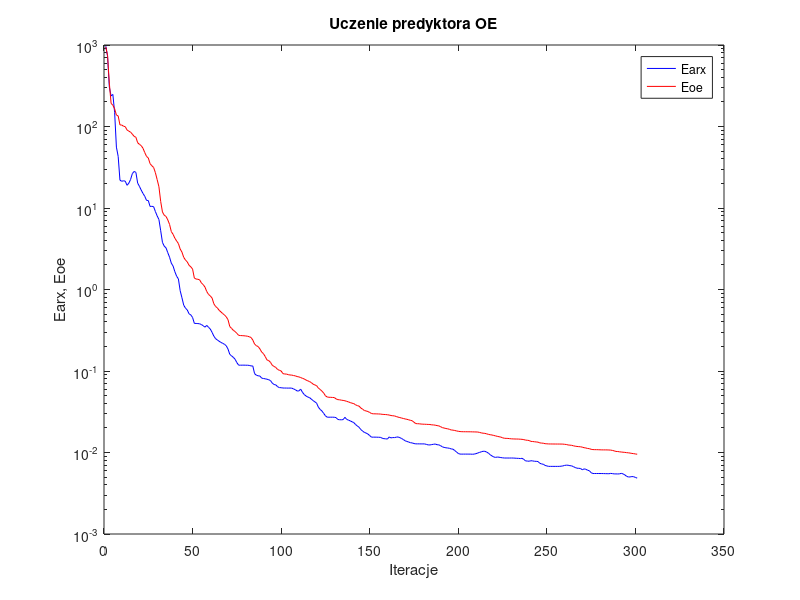
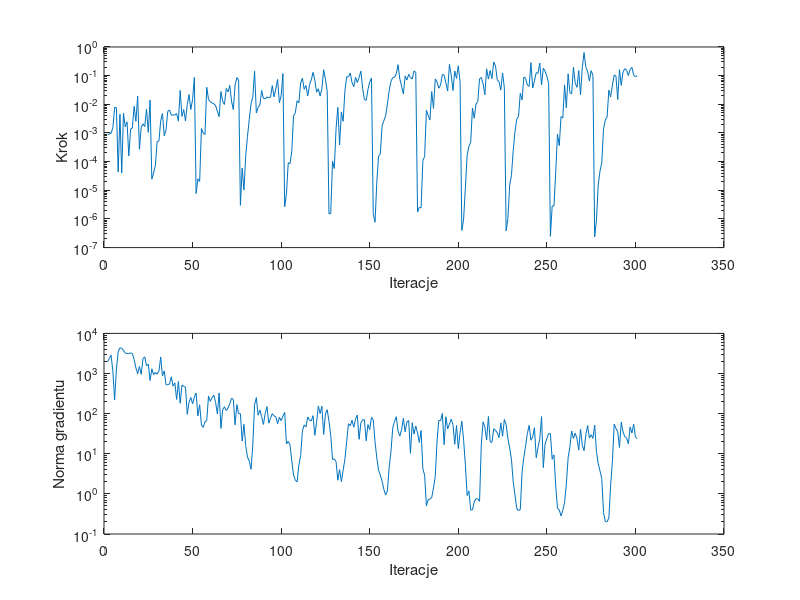

The MATLAB source for these figures, in order:
%uczenie predyktora oe
clear all;
n=0; farx(n+1)=9.663136e+002; foe(n+1)=9.489643e+002; wspucz(n+1)=0.000000e+000; ng(n+1)=0.000000e+000;
%odnowa zmiennej metryki
n=1; farx(n+1)=7.318842e+002; foe(n+1)=7.477537e+002; krok(n+1)=8.940659e-004; ng(n+1)=1.944237e+003;
n=2; farx(n+1)=3.055844e+002; foe(n+1)=3.417595e+002; krok(n+1)=9.053002e-004; ng(n+1)=2.384863e+003;
n=3; farx(n+1)=2.372620e+002; foe(n+1)=1.924048e+002; krok(n+1)=9.855289e-004; ng(n+1)=2.842798e+003;
n=4; farx(n+1)=2.476542e+002; foe(n+1)=1.822969e+002; krok(n+1)=1.511553e-003; ng(n+1)=1.135988e+003;
n=5; farx(n+1)=1.489569e+002; foe(n+1)=1.649266e+002; krok(n+1)=7.830117e-003; ng(n+1)=2.199318e+002;
n=6; farx(n+1)=5.584495e+001; foe(n+1)=1.382230e+002; krok(n+1)=7.609550e-003; ng(n+1)=1.275303e+003;
n=7; farx(n+1)=4.294847e+001; foe(n+1)=1.348343e+002; krok(n+1)=4.341873e-005; ng(n+1)=3.489617e+003;
n=8; farx(n+1)=2.196798e+001; foe(n+1)=1.047090e+002; krok(n+1)=4.520892e-003; ng(n+1)=4.377348e+003;
n=9; farx(n+1)=2.127172e+001; foe(n+1)=1.042382e+002; krok(n+1)=4.013634e-005; ng(n+1)=4.248205e+003;
n=10; farx(n+1)=2.160132e+001; foe(n+1)=1.008903e+002; krok(n+1)=4.851992e-003; ng(n+1)=3.730947e+003;
n=11; farx(n+1)=2.134295e+001; foe(n+1)=9.945127e+001; krok(n+1)=1.635770e-003; ng(n+1)=3.238416e+003;
n=12; farx(n+1)=1.898780e+001; foe(n+1)=9.074435e+001; krok(n+1)=2.437335e-003; ng(n+1)=3.143908e+003;
n=13; farx(n+1)=2.015134e+001; foe(n+1)=8.766651e+001; krok(n+1)=1.582138e-004; ng(n+1)=3.143023e+003;
n=14; farx(n+1)=2.238825e+001; foe(n+1)=8.528994e+001; krok(n+1)=1.353531e-003; ng(n+1)=3.273917e+003;
n=15; farx(n+1)=2.642546e+001; foe(n+1)=8.056414e+001; krok(n+1)=1.499941e-003; ng(n+1)=3.155987e+003;
n=16; farx(n+1)=2.809516e+001; foe(n+1)=7.564758e+001; krok(n+1)=8.516524e-003; ng(n+1)=2.245217e+003;
n=17; farx(n+1)=2.734602e+001; foe(n+1)=7.382381e+001; krok(n+1)=2.548617e-003; ng(n+1)=1.388005e+003;
n=18; farx(n+1)=2.020516e+001; foe(n+1)=6.319574e+001; krok(n+1)=1.911063e-002; ng(n+1)=9.879608e+002;
n=19; farx(n+1)=1.842839e+001; foe(n+1)=6.042422e+001; krok(n+1)=2.695564e-004; ng(n+1)=1.493615e+003;
n=20; farx(n+1)=1.660141e+001; foe(n+1)=5.825685e+001; krok(n+1)=1.587460e-003; ng(n+1)=9.525957e+002;
n=21; farx(n+1)=1.509072e+001; foe(n+1)=5.408901e+001; krok(n+1)=2.090079e-003; ng(n+1)=2.376924e+003;
n=22; farx(n+1)=1.393003e+001; foe(n+1)=4.792386e+001; krok(n+1)=1.670300e-003; ng(n+1)=2.593330e+003;
n=23; farx(n+1)=1.240726e+001; foe(n+1)=4.296918e+001; krok(n+1)=6.802533e-003; ng(n+1)=1.550399e+003;
n=24; farx(n+1)=1.234700e+001; foe(n+1)=4.114786e+001; krok(n+1)=1.043848e-003; ng(n+1)=1.711932e+003;
n=25; farx(n+1)=1.044365e+001; foe(n+1)=3.500174e+001; krok(n+1)=1.402366e-002; ng(n+1)=6.663058e+002;
%odnowa zmiennej metryki
n=26; farx(n+1)=1.049091e+001; foe(n+1)=3.301540e+001; krok(n+1)=2.443486e-005; ng(n+1)=1.309556e+003;
n=27; farx(n+1)=1.038784e+001; foe(n+1)=3.146990e+001; krok(n+1)=4.037383e-005; ng(n+1)=9.331585e+002;
n=28; farx(n+1)=9.059034e+000; foe(n+1)=2.715070e+001; krok(n+1)=7.447980e-005; ng(n+1)=1.065499e+003;
n=29; farx(n+1)=8.010167e+000; foe(n+1)=2.233937e+001; krok(n+1)=5.018139e-004; ng(n+1)=9.687425e+002;
n=30; farx(n+1)=7.224654e+000; foe(n+1)=1.824589e+001; krok(n+1)=5.188110e-004; ng(n+1)=1.142238e+003;
n=31; farx(n+1)=5.264710e+000; foe(n+1)=1.202231e+001; krok(n+1)=2.634602e-003; ng(n+1)=2.578833e+003;
n=32; farx(n+1)=3.782159e+000; foe(n+1)=8.936993e+000; krok(n+1)=4.766707e-003; ng(n+1)=8.716391e+002;
n=33; farx(n+1)=3.403504e+000; foe(n+1)=8.146985e+000; krok(n+1)=7.988163e-004; ng(n+1)=1.159587e+003;
n=34; farx(n+1)=3.245739e+000; foe(n+1)=7.888505e+000; krok(n+1)=1.255187e-003; ng(n+1)=5.251461e+002;
n=35; farx(n+1)=2.831717e+000; foe(n+1)=7.152077e+000; krok(n+1)=5.711090e-003; ng(n+1)=5.281985e+002;
n=36; farx(n+1)=2.492564e+000; foe(n+1)=6.299112e+000; krok(n+1)=6.353015e-003; ng(n+1)=5.454537e+002;
n=37; farx(n+1)=2.104919e+000; foe(n+1)=5.130241e+000; krok(n+1)=4.153710e-003; ng(n+1)=8.274838e+002;
n=38; farx(n+1)=1.938122e+000; foe(n+1)=4.753013e+000; krok(n+1)=4.258262e-003; ng(n+1)=4.844352e+002;
n=39; farx(n+1)=1.653483e+000; foe(n+1)=4.259544e+000; krok(n+1)=4.221448e-003; ng(n+1)=5.840362e+002;
n=40; farx(n+1)=1.456066e+000; foe(n+1)=3.938661e+000; krok(n+1)=4.761479e-003; ng(n+1)=2.257088e+002;
n=41; farx(n+1)=1.346225e+000; foe(n+1)=3.662554e+000; krok(n+1)=2.583925e-003; ng(n+1)=6.360727e+002;
n=42; farx(n+1)=9.662632e-001; foe(n+1)=3.139643e+000; krok(n+1)=3.054889e-002; ng(n+1)=1.814830e+002;
n=43; farx(n+1)=7.919088e-001; foe(n+1)=2.874705e+000; krok(n+1)=3.796286e-003; ng(n+1)=5.169757e+002;
n=44; farx(n+1)=6.426526e-001; foe(n+1)=2.481664e+000; krok(n+1)=6.555717e-003; ng(n+1)=4.763089e+002;
n=45; farx(n+1)=5.899230e-001; foe(n+1)=2.296008e+000; krok(n+1)=2.620821e-003; ng(n+1)=4.616015e+002;
n=46; farx(n+1)=5.613982e-001; foe(n+1)=2.181330e+000; krok(n+1)=9.683632e-003; ng(n+1)=9.611884e+001;
n=47; farx(n+1)=5.038212e-001; foe(n+1)=1.981196e+000; krok(n+1)=2.191235e-002; ng(n+1)=1.926912e+002;
n=48; farx(n+1)=4.878402e-001; foe(n+1)=1.898397e+000; krok(n+1)=6.607631e-003; ng(n+1)=2.526101e+002;
n=49; farx(n+1)=4.537621e-001; foe(n+1)=1.782258e+000; krok(n+1)=1.450364e-002; ng(n+1)=1.752627e+002;
n=50; farx(n+1)=3.841845e-001; foe(n+1)=1.381277e+000; krok(n+1)=8.662598e-002; ng(n+1)=2.572311e+002;
%odnowa zmiennej metryki
n=51; farx(n+1)=3.832438e-001; foe(n+1)=1.343676e+000; krok(n+1)=7.692286e-006; ng(n+1)=3.266400e+002;
n=52; farx(n+1)=3.819592e-001; foe(n+1)=1.335025e+000; krok(n+1)=2.509886e-005; ng(n+1)=8.723045e+001;
n=53; farx(n+1)=3.793987e-001; foe(n+1)=1.314189e+000; krok(n+1)=2.026093e-005; ng(n+1)=1.659037e+002;
n=54; farx(n+1)=3.715494e-001; foe(n+1)=1.201400e+000; krok(n+1)=1.427772e-003; ng(n+1)=5.217124e+001;
n=55; farx(n+1)=3.592014e-001; foe(n+1)=1.148763e+000; krok(n+1)=9.975011e-004; ng(n+1)=4.561365e+001;
n=56; farx(n+1)=3.449408e-001; foe(n+1)=1.069366e+000; krok(n+1)=8.790130e-004; ng(n+1)=6.258484e+001;
n=57; farx(n+1)=3.627290e-001; foe(n+1)=9.445874e-001; krok(n+1)=3.933136e-002; ng(n+1)=6.698834e+001;
n=58; farx(n+1)=3.440835e-001; foe(n+1)=8.710656e-001; krok(n+1)=1.479563e-002; ng(n+1)=2.740896e+002;
n=59; farx(n+1)=3.272902e-001; foe(n+1)=8.339608e-001; krok(n+1)=1.226153e-002; ng(n+1)=2.019856e+002;
n=60; farx(n+1)=2.981182e-001; foe(n+1)=7.871530e-001; krok(n+1)=1.109636e-002; ng(n+1)=2.514670e+002;
n=61; farx(n+1)=2.681036e-001; foe(n+1)=6.686142e-001; krok(n+1)=1.053841e-002; ng(n+1)=2.872537e+002;
n=62; farx(n+1)=2.492002e-001; foe(n+1)=6.188454e-001; krok(n+1)=8.839546e-003; ng(n+1)=1.890676e+002;
n=63; farx(n+1)=2.402824e-001; foe(n+1)=5.946252e-001; krok(n+1)=5.767896e-003; ng(n+1)=9.816058e+001;
n=64; farx(n+1)=2.315826e-001; foe(n+1)=5.552210e-001; krok(n+1)=3.704626e-003; ng(n+1)=3.280361e+002;
n=65; farx(n+1)=2.243452e-001; foe(n+1)=5.310740e-001; krok(n+1)=2.779047e-002; ng(n+1)=4.285808e+001;
n=66; farx(n+1)=2.185578e-001; foe(n+1)=5.069824e-001; krok(n+1)=1.281894e-002; ng(n+1)=1.252194e+002;
n=67; farx(n+1)=2.128148e-001; foe(n+1)=4.871980e-001; krok(n+1)=9.907442e-003; ng(n+1)=1.488257e+002;
n=68; farx(n+1)=2.040581e-001; foe(n+1)=4.620559e-001; krok(n+1)=3.559767e-002; ng(n+1)=1.192148e+002;
n=69; farx(n+1)=1.859344e-001; foe(n+1)=4.262216e-001; krok(n+1)=2.693892e-002; ng(n+1)=1.379012e+002;
n=70; farx(n+1)=1.601664e-001; foe(n+1)=3.510235e-001; krok(n+1)=4.568872e-002; ng(n+1)=1.776300e+002;
n=71; farx(n+1)=1.534156e-001; foe(n+1)=3.339245e-001; krok(n+1)=1.299379e-002; ng(n+1)=2.430839e+002;
n=72; farx(n+1)=1.471658e-001; foe(n+1)=3.155473e-001; krok(n+1)=6.528768e-003; ng(n+1)=2.260053e+002;
n=73; farx(n+1)=1.393028e-001; foe(n+1)=3.053174e-001; krok(n+1)=4.686838e-002; ng(n+1)=5.263813e+001;
n=74; farx(n+1)=1.267180e-001; foe(n+1)=2.894072e-001; krok(n+1)=8.569436e-002; ng(n+1)=1.675298e+002;
n=75; farx(n+1)=1.179224e-001; foe(n+1)=2.739797e-001; krok(n+1)=7.000904e-002; ng(n+1)=9.918488e+001;
%odnowa zmiennej metryki
n=76; farx(n+1)=1.178804e-001; foe(n+1)=2.723907e-001; krok(n+1)=2.969678e-006; ng(n+1)=9.949613e+001;
n=77; farx(n+1)=1.179185e-001; foe(n+1)=2.716583e-001; krok(n+1)=5.936129e-005; ng(n+1)=2.075191e+001;
n=78; farx(n+1)=1.180252e-001; foe(n+1)=2.705548e-001; krok(n+1)=1.015759e-005; ng(n+1)=5.424397e+001;
n=79; farx(n+1)=1.177062e-001; foe(n+1)=2.691367e-001; krok(n+1)=1.592395e-004; ng(n+1)=1.600090e+001;
n=80; farx(n+1)=1.177720e-001; foe(n+1)=2.671474e-001; krok(n+1)=7.663457e-004; ng(n+1)=8.199232e+000;
n=81; farx(n+1)=1.170543e-001; foe(n+1)=2.632192e-001; krok(n+1)=2.972972e-003; ng(n+1)=6.556782e+000;
n=82; farx(n+1)=1.154335e-001; foe(n+1)=2.579245e-001; krok(n+1)=1.053841e-002; ng(n+1)=4.105007e+000;
n=83; farx(n+1)=1.152752e-001; foe(n+1)=2.397183e-001; krok(n+1)=1.763378e-002; ng(n+1)=1.639968e+001;
n=84; farx(n+1)=9.286403e-002; foe(n+1)=2.140438e-001; krok(n+1)=1.434696e-001; ng(n+1)=1.673553e+002;
n=85; farx(n+1)=8.886442e-002; foe(n+1)=2.045881e-001; krok(n+1)=4.964322e-003; ng(n+1)=2.506943e+002;
n=86; farx(n+1)=8.731041e-002; foe(n+1)=1.995456e-001; krok(n+1)=7.801084e-003; ng(n+1)=9.140068e+001;
n=87; farx(n+1)=8.677872e-002; foe(n+1)=1.869288e-001; krok(n+1)=9.505482e-003; ng(n+1)=1.231602e+002;
n=88; farx(n+1)=8.181358e-002; foe(n+1)=1.709317e-001; krok(n+1)=3.072094e-002; ng(n+1)=8.351053e+001;
n=89; farx(n+1)=8.091489e-002; foe(n+1)=1.633394e-001; krok(n+1)=1.600678e-002; ng(n+1)=5.396941e+001;
n=90; farx(n+1)=8.023780e-002; foe(n+1)=1.505974e-001; krok(n+1)=1.571994e-002; ng(n+1)=1.011598e+002;
n=91; farx(n+1)=7.929123e-002; foe(n+1)=1.367278e-001; krok(n+1)=1.797739e-002; ng(n+1)=1.499459e+002;
n=92; farx(n+1)=7.812329e-002; foe(n+1)=1.341647e-001; krok(n+1)=1.683161e-002; ng(n+1)=5.780343e+001;
n=93; farx(n+1)=7.623956e-002; foe(n+1)=1.276124e-001; krok(n+1)=1.771116e-002; ng(n+1)=7.717601e+001;
n=94; farx(n+1)=7.094881e-002; foe(n+1)=1.174122e-001; krok(n+1)=4.486711e-002; ng(n+1)=9.968539e+001;
n=95; farx(n+1)=6.827563e-002; foe(n+1)=1.138592e-001; krok(n+1)=1.820180e-002; ng(n+1)=8.785280e+001;
n=96; farx(n+1)=6.752745e-002; foe(n+1)=1.104382e-001; krok(n+1)=3.467713e-002; ng(n+1)=8.357031e+001;
n=97; farx(n+1)=6.418257e-002; foe(n+1)=1.044467e-001; krok(n+1)=7.384818e-002; ng(n+1)=5.614594e+001;
n=98; farx(n+1)=6.254022e-002; foe(n+1)=1.020359e-001; krok(n+1)=1.142218e-002; ng(n+1)=8.075512e+001;
n=99; farx(n+1)=6.238707e-002; foe(n+1)=1.000968e-001; krok(n+1)=2.001452e-002; ng(n+1)=6.698142e+001;
n=100; farx(n+1)=6.185065e-002; foe(n+1)=9.289535e-002; krok(n+1)=1.181740e-001; ng(n+1)=8.667681e+001;
%odnowa zmiennej metryki
n=101; farx(n+1)=6.180633e-002; foe(n+1)=9.183768e-002; krok(n+1)=2.651164e-006; ng(n+1)=1.075170e+002;
n=102; farx(n+1)=6.178487e-002; foe(n+1)=9.173578e-002; krok(n+1)=7.471755e-006; ng(n+1)=1.755342e+001;
n=103; farx(n+1)=6.165851e-002; foe(n+1)=9.014131e-002; krok(n+1)=9.108681e-005; ng(n+1)=2.039606e+001;
n=104; farx(n+1)=6.177028e-002; foe(n+1)=8.935852e-002; krok(n+1)=8.528034e-005; ng(n+1)=1.662575e+001;
n=105; farx(n+1)=6.164365e-002; foe(n+1)=8.907842e-002; krok(n+1)=2.263251e-004; ng(n+1)=6.623002e+000;
n=106; farx(n+1)=6.022697e-002; foe(n+1)=8.795122e-002; krok(n+1)=4.014511e-003; ng(n+1)=2.951278e+000;
n=107; farx(n+1)=5.899990e-002; foe(n+1)=8.716906e-002; krok(n+1)=5.038654e-003; ng(n+1)=2.217392e+000;
n=108; farx(n+1)=5.686058e-002; foe(n+1)=8.553898e-002; krok(n+1)=1.333747e-002; ng(n+1)=1.985832e+000;
n=109; farx(n+1)=5.692036e-002; foe(n+1)=8.466555e-002; krok(n+1)=1.121665e-002; ng(n+1)=5.263279e+000;
n=110; farx(n+1)=5.999457e-002; foe(n+1)=8.316872e-002; krok(n+1)=5.514490e-002; ng(n+1)=8.992431e+000;
n=111; farx(n+1)=5.496460e-002; foe(n+1)=8.135737e-002; krok(n+1)=8.172294e-002; ng(n+1)=3.687332e+001;
n=112; farx(n+1)=5.148762e-002; foe(n+1)=7.996924e-002; krok(n+1)=3.368398e-002; ng(n+1)=5.241971e+001;
n=113; farx(n+1)=4.943296e-002; foe(n+1)=7.753615e-002; krok(n+1)=4.508009e-002; ng(n+1)=4.664734e+001;
n=114; farx(n+1)=4.791582e-002; foe(n+1)=7.582631e-002; krok(n+1)=1.945154e-002; ng(n+1)=8.234969e+001;
n=115; farx(n+1)=4.720858e-002; foe(n+1)=7.427036e-002; krok(n+1)=4.799811e-002; ng(n+1)=6.961769e+001;
n=116; farx(n+1)=4.526635e-002; foe(n+1)=7.215169e-002; krok(n+1)=7.071636e-002; ng(n+1)=6.559687e+001;
n=117; farx(n+1)=4.338839e-002; foe(n+1)=6.905200e-002; krok(n+1)=1.300904e-001; ng(n+1)=8.909427e+001;
n=118; farx(n+1)=4.189398e-002; foe(n+1)=6.745481e-002; krok(n+1)=7.000904e-002; ng(n+1)=2.887998e+001;
n=119; farx(n+1)=4.038937e-002; foe(n+1)=6.619923e-002; krok(n+1)=2.633285e-002; ng(n+1)=6.051681e+001;
n=120; farx(n+1)=3.604724e-002; foe(n+1)=6.173887e-002; krok(n+1)=3.500452e-002; ng(n+1)=1.552219e+002;
n=121; farx(n+1)=3.377978e-002; foe(n+1)=5.943533e-002; krok(n+1)=1.931884e-002; ng(n+1)=1.005875e+002;
n=122; farx(n+1)=3.234165e-002; foe(n+1)=5.665328e-002; krok(n+1)=3.500452e-002; ng(n+1)=1.529112e+002;
n=123; farx(n+1)=3.022183e-002; foe(n+1)=5.373126e-002; krok(n+1)=1.600146e-001; ng(n+1)=3.040649e+001;
n=124; farx(n+1)=2.819965e-002; foe(n+1)=4.964337e-002; krok(n+1)=7.542765e-002; ng(n+1)=9.779455e+001;
n=125; farx(n+1)=2.711274e-002; foe(n+1)=4.796410e-002; krok(n+1)=2.928765e-002; ng(n+1)=1.253478e+002;
%odnowa zmiennej metryki
n=126; farx(n+1)=2.711587e-002; foe(n+1)=4.759173e-002; krok(n+1)=1.493024e-006; ng(n+1)=6.403727e+001;
n=127; farx(n+1)=2.712238e-002; foe(n+1)=4.754580e-002; krok(n+1)=1.532532e-006; ng(n+1)=2.892549e+001;
n=128; farx(n+1)=2.712688e-002; foe(n+1)=4.735670e-002; krok(n+1)=1.054119e-004; ng(n+1)=7.206948e+000;
n=129; farx(n+1)=2.707774e-002; foe(n+1)=4.725282e-002; krok(n+1)=5.770216e-005; ng(n+1)=7.389447e+000;
n=130; farx(n+1)=2.677877e-002; foe(n+1)=4.551689e-002; krok(n+1)=1.411868e-003; ng(n+1)=6.361366e+000;
n=131; farx(n+1)=2.543495e-002; foe(n+1)=4.452723e-002; krok(n+1)=7.809264e-003; ng(n+1)=2.188605e+000;
n=132; farx(n+1)=2.523973e-002; foe(n+1)=4.434513e-002; krok(n+1)=3.831728e-004; ng(n+1)=4.026629e+000;
n=133; farx(n+1)=2.519203e-002; foe(n+1)=4.385247e-002; krok(n+1)=5.414124e-003; ng(n+1)=2.030267e+000;
n=134; farx(n+1)=2.532312e-002; foe(n+1)=4.355363e-002; krok(n+1)=2.553842e-003; ng(n+1)=3.866965e+000;
n=135; farx(n+1)=2.703016e-002; foe(n+1)=4.312795e-002; krok(n+1)=2.936823e-002; ng(n+1)=7.365775e+000;
n=136; farx(n+1)=2.549566e-002; foe(n+1)=4.243404e-002; krok(n+1)=9.089589e-002; ng(n+1)=2.025587e+001;
n=137; farx(n+1)=2.496384e-002; foe(n+1)=4.179216e-002; krok(n+1)=9.118713e-002; ng(n+1)=5.590544e+001;
n=138; farx(n+1)=2.444745e-002; foe(n+1)=4.097498e-002; krok(n+1)=1.238254e-001; ng(n+1)=4.983711e+001;
n=139; farx(n+1)=2.383180e-002; foe(n+1)=4.028908e-002; krok(n+1)=5.793922e-002; ng(n+1)=6.825448e+001;
n=140; farx(n+1)=2.329576e-002; foe(n+1)=3.981796e-002; krok(n+1)=4.109961e-002; ng(n+1)=4.602081e+001;
n=141; farx(n+1)=2.206706e-002; foe(n+1)=3.846328e-002; krok(n+1)=8.693674e-002; ng(n+1)=7.264314e+001;
n=142; farx(n+1)=2.117135e-002; foe(n+1)=3.765199e-002; krok(n+1)=5.753289e-002; ng(n+1)=9.222620e+001;
n=143; farx(n+1)=2.039210e-002; foe(n+1)=3.703371e-002; krok(n+1)=8.589342e-002; ng(n+1)=2.288843e+001;
n=144; farx(n+1)=1.909464e-002; foe(n+1)=3.511048e-002; krok(n+1)=1.431710e-001; ng(n+1)=5.897970e+001;
n=145; farx(n+1)=1.832011e-002; foe(n+1)=3.401817e-002; krok(n+1)=3.579522e-002; ng(n+1)=7.051510e+001;
n=146; farx(n+1)=1.762577e-002; foe(n+1)=3.270100e-002; krok(n+1)=1.464382e-002; ng(n+1)=7.027957e+001;
n=147; farx(n+1)=1.731471e-002; foe(n+1)=3.235392e-002; krok(n+1)=1.376894e-002; ng(n+1)=2.109781e+001;
n=148; farx(n+1)=1.681581e-002; foe(n+1)=3.178943e-002; krok(n+1)=3.269900e-002; ng(n+1)=5.338084e+001;
n=149; farx(n+1)=1.613016e-002; foe(n+1)=3.100389e-002; krok(n+1)=6.013962e-002; ng(n+1)=4.010138e+001;
n=150; farx(n+1)=1.542564e-002; foe(n+1)=3.008013e-002; krok(n+1)=8.277891e-002; ng(n+1)=8.108313e+001;
%odnowa zmiennej metryki
n=151; farx(n+1)=1.543450e-002; foe(n+1)=2.983575e-002; krok(n+1)=1.460365e-006; ng(n+1)=6.997487e+001;
n=152; farx(n+1)=1.543360e-002; foe(n+1)=2.982449e-002; krok(n+1)=7.671845e-007; ng(n+1)=1.984897e+001;
n=153; farx(n+1)=1.541196e-002; foe(n+1)=2.977719e-002; krok(n+1)=1.908189e-005; ng(n+1)=7.880840e+000;
n=154; farx(n+1)=1.538484e-002; foe(n+1)=2.970265e-002; krok(n+1)=1.554679e-004; ng(n+1)=3.918148e+000;
n=155; farx(n+1)=1.534480e-002; foe(n+1)=2.964611e-002; krok(n+1)=1.874926e-004; ng(n+1)=2.927276e+000;
n=156; farx(n+1)=1.499641e-002; foe(n+1)=2.941209e-002; krok(n+1)=1.810600e-003; ng(n+1)=2.053615e+000;
n=157; farx(n+1)=1.478518e-002; foe(n+1)=2.929672e-002; krok(n+1)=2.678603e-003; ng(n+1)=1.288804e+000;
n=158; farx(n+1)=1.472332e-002; foe(n+1)=2.922032e-002; krok(n+1)=3.965892e-003; ng(n+1)=9.374575e-001;
n=159; farx(n+1)=1.462586e-002; foe(n+1)=2.905277e-002; krok(n+1)=1.023953e-002; ng(n+1)=1.206139e+000;
n=160; farx(n+1)=1.552577e-002; foe(n+1)=2.882621e-002; krok(n+1)=3.034235e-002; ng(n+1)=4.740072e+000;
n=161; farx(n+1)=1.510269e-002; foe(n+1)=2.842802e-002; krok(n+1)=6.345766e-002; ng(n+1)=1.153593e+001;
n=162; farx(n+1)=1.525905e-002; foe(n+1)=2.824747e-002; krok(n+1)=8.512166e-002; ng(n+1)=4.406667e+001;
n=163; farx(n+1)=1.524451e-002; foe(n+1)=2.809751e-002; krok(n+1)=8.776600e-002; ng(n+1)=6.392627e+001;
n=164; farx(n+1)=1.541892e-002; foe(n+1)=2.763368e-002; krok(n+1)=1.147563e-001; ng(n+1)=8.391893e+001;
n=165; farx(n+1)=1.551964e-002; foe(n+1)=2.717651e-002; krok(n+1)=2.418674e-001; ng(n+1)=3.664911e+001;
n=166; farx(n+1)=1.521978e-002; foe(n+1)=2.683086e-002; krok(n+1)=7.563795e-002; ng(n+1)=2.754326e+001;
n=167; farx(n+1)=1.484270e-002; foe(n+1)=2.646858e-002; krok(n+1)=4.256083e-002; ng(n+1)=4.020158e+001;
n=168; farx(n+1)=1.442444e-002; foe(n+1)=2.614262e-002; krok(n+1)=2.284436e-002; ng(n+1)=7.598530e+001;
n=169; farx(n+1)=1.392423e-002; foe(n+1)=2.580474e-002; krok(n+1)=9.809225e-002; ng(n+1)=3.529494e+001;
n=170; farx(n+1)=1.366709e-002; foe(n+1)=2.553749e-002; krok(n+1)=7.045190e-002; ng(n+1)=6.254406e+001;
n=171; farx(n+1)=1.344215e-002; foe(n+1)=2.518701e-002; krok(n+1)=1.107341e-001; ng(n+1)=6.727748e+001;
n=172; farx(n+1)=1.318272e-002; foe(n+1)=2.481491e-002; krok(n+1)=8.571529e-002; ng(n+1)=1.019771e+001;
n=173; farx(n+1)=1.310879e-002; foe(n+1)=2.453617e-002; krok(n+1)=7.626731e-002; ng(n+1)=5.930956e+001;
n=174; farx(n+1)=1.287912e-002; foe(n+1)=2.349526e-002; krok(n+1)=1.452645e-001; ng(n+1)=3.081363e+001;
n=175; farx(n+1)=1.276820e-002; foe(n+1)=2.264188e-002; krok(n+1)=1.295348e-001; ng(n+1)=4.927657e+001;
%odnowa zmiennej metryki
n=176; farx(n+1)=1.276980e-002; foe(n+1)=2.255527e-002; krok(n+1)=1.731270e-006; ng(n+1)=3.303365e+001;
n=177; farx(n+1)=1.276496e-002; foe(n+1)=2.250623e-002; krok(n+1)=2.537287e-006; ng(n+1)=1.907787e+001;
n=178; farx(n+1)=1.274867e-002; foe(n+1)=2.234647e-002; krok(n+1)=2.459060e-006; ng(n+1)=3.809682e+001;
n=179; farx(n+1)=1.275282e-002; foe(n+1)=2.226338e-002; krok(n+1)=1.089132e-004; ng(n+1)=4.180900e+000;
n=180; farx(n+1)=1.274629e-002; foe(n+1)=2.222175e-002; krok(n+1)=1.502858e-004; ng(n+1)=2.937147e+000;
n=181; farx(n+1)=1.256660e-002; foe(n+1)=2.216718e-002; krok(n+1)=6.193383e-003; ng(n+1)=5.011736e-001;
n=182; farx(n+1)=1.239996e-002; foe(n+1)=2.210186e-002; krok(n+1)=4.101231e-003; ng(n+1)=7.173286e-001;
n=183; farx(n+1)=1.237626e-002; foe(n+1)=2.206962e-002; krok(n+1)=2.818159e-003; ng(n+1)=7.435699e-001;
n=184; farx(n+1)=1.251397e-002; foe(n+1)=2.183862e-002; krok(n+1)=2.785422e-002; ng(n+1)=8.120465e-001;
n=185; farx(n+1)=1.260750e-002; foe(n+1)=2.180648e-002; krok(n+1)=7.242402e-003; ng(n+1)=1.398209e+000;
n=186; farx(n+1)=1.271892e-002; foe(n+1)=2.163031e-002; krok(n+1)=7.636705e-002; ng(n+1)=2.728624e+000;
n=187; farx(n+1)=1.246403e-002; foe(n+1)=2.138949e-002; krok(n+1)=6.068470e-002; ng(n+1)=2.071238e+001;
n=188; farx(n+1)=1.241119e-002; foe(n+1)=2.121485e-002; krok(n+1)=3.631613e-002; ng(n+1)=6.809775e+001;
n=189; farx(n+1)=1.214165e-002; foe(n+1)=2.076865e-002; krok(n+1)=4.681906e-002; ng(n+1)=6.624897e+001;
n=190; farx(n+1)=1.173661e-002; foe(n+1)=2.018301e-002; krok(n+1)=1.115393e-001; ng(n+1)=1.010003e+002;
n=191; farx(n+1)=1.155147e-002; foe(n+1)=1.997364e-002; krok(n+1)=1.036878e-001; ng(n+1)=1.687914e+001;
n=192; farx(n+1)=1.142676e-002; foe(n+1)=1.968542e-002; krok(n+1)=5.514490e-002; ng(n+1)=8.378770e+001;
n=193; farx(n+1)=1.135772e-002; foe(n+1)=1.953929e-002; krok(n+1)=2.896961e-002; ng(n+1)=4.157107e+001;
n=194; farx(n+1)=1.126373e-002; foe(n+1)=1.925206e-002; krok(n+1)=2.476508e-001; ng(n+1)=5.452064e+001;
n=195; farx(n+1)=1.106874e-002; foe(n+1)=1.889487e-002; krok(n+1)=1.044603e-001; ng(n+1)=7.283820e+001;
n=196; farx(n+1)=1.098471e-002; foe(n+1)=1.881758e-002; krok(n+1)=3.022871e-002; ng(n+1)=5.338650e+001;
n=197; farx(n+1)=1.057186e-002; foe(n+1)=1.862937e-002; krok(n+1)=1.453256e-001; ng(n+1)=1.722495e+001;
n=198; farx(n+1)=1.015225e-002; foe(n+1)=1.839928e-002; krok(n+1)=8.000730e-002; ng(n+1)=5.071729e+001;
n=199; farx(n+1)=9.726967e-003; foe(n+1)=1.820806e-002; krok(n+1)=2.203031e-001; ng(n+1)=1.347029e+001;
n=200; farx(n+1)=9.554646e-003; foe(n+1)=1.807780e-002; krok(n+1)=6.144187e-002; ng(n+1)=3.389740e+001;
%odnowa zmiennej metryki
n=201; farx(n+1)=9.554130e-003; foe(n+1)=1.800537e-002; krok(n+1)=3.953362e-007; ng(n+1)=6.481399e+001;
n=202; farx(n+1)=9.555759e-003; foe(n+1)=1.798835e-002; krok(n+1)=9.878009e-007; ng(n+1)=2.173196e+001;
n=203; farx(n+1)=9.559606e-003; foe(n+1)=1.797699e-002; krok(n+1)=1.221743e-005; ng(n+1)=5.354764e+000;
n=204; farx(n+1)=9.557743e-003; foe(n+1)=1.797218e-002; krok(n+1)=1.691914e-004; ng(n+1)=9.070917e-001;
n=205; farx(n+1)=9.554758e-003; foe(n+1)=1.795480e-002; krok(n+1)=3.467612e-004; ng(n+1)=1.183255e+000;
n=206; farx(n+1)=9.553247e-003; foe(n+1)=1.795261e-002; krok(n+1)=4.773265e-004; ng(n+1)=3.944003e-001;
n=207; farx(n+1)=9.518396e-003; foe(n+1)=1.791748e-002; krok(n+1)=7.431661e-003; ng(n+1)=3.993825e-001;
n=208; farx(n+1)=9.562095e-003; foe(n+1)=1.789655e-002; krok(n+1)=3.271540e-003; ng(n+1)=6.355224e-001;
n=209; farx(n+1)=9.678158e-003; foe(n+1)=1.786519e-002; krok(n+1)=1.033570e-002; ng(n+1)=7.619792e-001;
n=210; farx(n+1)=9.860406e-003; foe(n+1)=1.783714e-002; krok(n+1)=1.219985e-002; ng(n+1)=7.547365e-001;
n=211; farx(n+1)=1.002330e-002; foe(n+1)=1.762631e-002; krok(n+1)=7.799474e-002; ng(n+1)=6.522434e-001;
n=212; farx(n+1)=1.020389e-002; foe(n+1)=1.741308e-002; krok(n+1)=8.662598e-002; ng(n+1)=1.746201e+001;
n=213; farx(n+1)=1.035011e-002; foe(n+1)=1.724626e-002; krok(n+1)=5.197516e-002; ng(n+1)=6.279599e+001;
n=214; farx(n+1)=1.035476e-002; foe(n+1)=1.717511e-002; krok(n+1)=2.165649e-002; ng(n+1)=4.581008e+001;
n=215; farx(n+1)=1.011976e-002; foe(n+1)=1.695019e-002; krok(n+1)=1.728230e-001; ng(n+1)=2.204634e+001;
n=216; farx(n+1)=9.827542e-003; foe(n+1)=1.670055e-002; krok(n+1)=7.618367e-002; ng(n+1)=8.477334e+001;
n=217; farx(n+1)=9.395174e-003; foe(n+1)=1.652204e-002; krok(n+1)=1.508553e-001; ng(n+1)=1.979664e+001;
n=218; farx(n+1)=9.081340e-003; foe(n+1)=1.639902e-002; krok(n+1)=7.866273e-002; ng(n+1)=1.932437e+001;
n=219; farx(n+1)=8.822708e-003; foe(n+1)=1.619648e-002; krok(n+1)=2.994846e-001; ng(n+1)=4.183865e+001;
n=220; farx(n+1)=8.708958e-003; foe(n+1)=1.599946e-002; krok(n+1)=2.193298e-001; ng(n+1)=3.854028e+001;
n=221; farx(n+1)=8.799727e-003; foe(n+1)=1.578942e-002; krok(n+1)=7.092411e-002; ng(n+1)=3.322149e+001;
n=222; farx(n+1)=8.755593e-003; foe(n+1)=1.562074e-002; krok(n+1)=6.130039e-002; ng(n+1)=2.538124e+001;
n=223; farx(n+1)=8.668662e-003; foe(n+1)=1.545841e-002; krok(n+1)=3.134999e-002; ng(n+1)=5.847904e+001;
n=224; farx(n+1)=8.610289e-003; foe(n+1)=1.515833e-002; krok(n+1)=1.247927e-001; ng(n+1)=2.737235e+001;
n=225; farx(n+1)=8.558893e-003; foe(n+1)=1.495542e-002; krok(n+1)=3.794480e-002; ng(n+1)=7.181665e+001;
%odnowa zmiennej metryki
n=226; farx(n+1)=8.557783e-003; foe(n+1)=1.491018e-002; krok(n+1)=3.848378e-007; ng(n+1)=5.376835e+001;
n=227; farx(n+1)=8.556643e-003; foe(n+1)=1.488609e-002; krok(n+1)=1.025657e-006; ng(n+1)=2.405511e+001;
n=228; farx(n+1)=8.552826e-003; foe(n+1)=1.479120e-002; krok(n+1)=1.535151e-005; ng(n+1)=1.397314e+001;
n=229; farx(n+1)=8.558383e-003; foe(n+1)=1.471489e-002; krok(n+1)=3.287425e-005; ng(n+1)=7.353472e+000;
n=230; farx(n+1)=8.551495e-003; foe(n+1)=1.467706e-002; krok(n+1)=2.419195e-004; ng(n+1)=2.011156e+000;
n=231; farx(n+1)=8.524051e-003; foe(n+1)=1.464682e-002; krok(n+1)=1.109421e-003; ng(n+1)=9.402885e-001;
n=232; farx(n+1)=8.488777e-003; foe(n+1)=1.463002e-002; krok(n+1)=3.032635e-003; ng(n+1)=4.274474e-001;
n=233; farx(n+1)=8.475446e-003; foe(n+1)=1.461625e-002; krok(n+1)=3.722051e-003; ng(n+1)=3.845633e-001;
n=234; farx(n+1)=8.424843e-003; foe(n+1)=1.455531e-002; krok(n+1)=2.439969e-002; ng(n+1)=4.057580e-001;
n=235; farx(n+1)=8.490110e-003; foe(n+1)=1.450746e-002; krok(n+1)=1.423591e-002; ng(n+1)=3.480658e+000;
n=236; farx(n+1)=8.224683e-003; foe(n+1)=1.438671e-002; krok(n+1)=8.877087e-002; ng(n+1)=8.146866e+000;
n=237; farx(n+1)=7.884661e-003; foe(n+1)=1.419693e-002; krok(n+1)=8.100548e-002; ng(n+1)=1.590255e+001;
n=238; farx(n+1)=7.854396e-003; foe(n+1)=1.412748e-002; krok(n+1)=4.686838e-002; ng(n+1)=3.212852e+001;
n=239; farx(n+1)=7.810933e-003; foe(n+1)=1.402125e-002; krok(n+1)=4.215364e-002; ng(n+1)=5.125750e+001;
n=240; farx(n+1)=7.928776e-003; foe(n+1)=1.368903e-002; krok(n+1)=2.828655e-001; ng(n+1)=2.171419e+001;
n=241; farx(n+1)=7.883380e-003; foe(n+1)=1.364609e-002; krok(n+1)=3.680593e-002; ng(n+1)=2.592362e+001;
n=242; farx(n+1)=7.808123e-003; foe(n+1)=1.355300e-002; krok(n+1)=6.601690e-002; ng(n+1)=4.460288e+001;
n=243; farx(n+1)=7.789987e-003; foe(n+1)=1.347110e-002; krok(n+1)=1.269153e-001; ng(n+1)=7.953828e+000;
n=244; farx(n+1)=7.749391e-003; foe(n+1)=1.339815e-002; krok(n+1)=1.209337e-001; ng(n+1)=1.411437e+001;
n=245; farx(n+1)=7.382979e-003; foe(n+1)=1.313562e-002; krok(n+1)=2.760258e-001; ng(n+1)=2.358858e+001;
n=246; farx(n+1)=7.243874e-003; foe(n+1)=1.304376e-002; krok(n+1)=4.774286e-002; ng(n+1)=8.435134e+001;
n=247; farx(n+1)=7.169258e-003; foe(n+1)=1.299814e-002; krok(n+1)=1.824037e-001; ng(n+1)=4.529532e+000;
n=248; farx(n+1)=6.945210e-003; foe(n+1)=1.283118e-002; krok(n+1)=1.416892e-001; ng(n+1)=1.774370e+001;
n=249; farx(n+1)=6.837509e-003; foe(n+1)=1.278544e-002; krok(n+1)=9.685822e-002; ng(n+1)=2.411263e+001;
n=250; farx(n+1)=6.759736e-003; foe(n+1)=1.273599e-002; krok(n+1)=5.360061e-002; ng(n+1)=3.186537e+001;
%odnowa zmiennej metryki
n=251; farx(n+1)=6.759390e-003; foe(n+1)=1.272752e-002; krok(n+1)=2.481277e-007; ng(n+1)=3.158484e+001;
n=252; farx(n+1)=6.758164e-003; foe(n+1)=1.272156e-002; krok(n+1)=2.848123e-006; ng(n+1)=7.292198e+000;
n=253; farx(n+1)=6.756428e-003; foe(n+1)=1.271137e-002; krok(n+1)=2.828453e-006; ng(n+1)=9.405284e+000;
n=254; farx(n+1)=6.755854e-003; foe(n+1)=1.270809e-002; krok(n+1)=4.279756e-005; ng(n+1)=1.578664e+000;
n=255; farx(n+1)=6.757518e-003; foe(n+1)=1.270298e-002; krok(n+1)=9.152390e-004; ng(n+1)=4.331289e-001;
n=256; farx(n+1)=6.759531e-003; foe(n+1)=1.270118e-002; krok(n+1)=3.604935e-004; ng(n+1)=3.977823e-001;
n=257; farx(n+1)=6.790259e-003; foe(n+1)=1.269280e-002; krok(n+1)=3.740913e-003; ng(n+1)=2.820119e-001;
n=258; farx(n+1)=6.841223e-003; foe(n+1)=1.268367e-002; krok(n+1)=3.334617e-003; ng(n+1)=3.909100e-001;
n=259; farx(n+1)=6.938149e-003; foe(n+1)=1.260072e-002; krok(n+1)=4.756755e-002; ng(n+1)=6.041476e-001;
n=260; farx(n+1)=6.997299e-003; foe(n+1)=1.254221e-002; krok(n+1)=7.481826e-003; ng(n+1)=1.773819e+000;
n=261; farx(n+1)=6.977529e-003; foe(n+1)=1.237091e-002; krok(n+1)=1.160291e-001; ng(n+1)=7.917109e+000;
n=262; farx(n+1)=6.898453e-003; foe(n+1)=1.230449e-002; krok(n+1)=2.550930e-002; ng(n+1)=1.497173e+001;
n=263; farx(n+1)=6.856551e-003; foe(n+1)=1.225691e-002; krok(n+1)=2.284436e-002; ng(n+1)=3.703632e+001;
n=264; farx(n+1)=6.702743e-003; foe(n+1)=1.208600e-002; krok(n+1)=1.981883e-001; ng(n+1)=2.407190e+001;
n=265; farx(n+1)=6.543329e-003; foe(n+1)=1.195258e-002; krok(n+1)=5.482403e-002; ng(n+1)=3.266875e+001;
n=266; farx(n+1)=6.417557e-003; foe(n+1)=1.186708e-002; krok(n+1)=3.897540e-002; ng(n+1)=2.387940e+001;
n=267; farx(n+1)=6.397178e-003; foe(n+1)=1.180250e-002; krok(n+1)=1.508553e-001; ng(n+1)=1.241212e+001;
n=268; farx(n+1)=6.368711e-003; foe(n+1)=1.176152e-002; krok(n+1)=2.173419e-002; ng(n+1)=4.128637e+001;
n=269; farx(n+1)=6.132109e-003; foe(n+1)=1.162725e-002; krok(n+1)=1.919189e-001; ng(n+1)=1.624368e+001;
n=270; farx(n+1)=6.299439e-003; foe(n+1)=1.145949e-002; krok(n+1)=6.400584e-001; ng(n+1)=1.192858e+001;
n=271; farx(n+1)=6.224910e-003; foe(n+1)=1.136588e-002; krok(n+1)=1.951976e-001; ng(n+1)=2.966163e+001;
n=272; farx(n+1)=6.060075e-003; foe(n+1)=1.120054e-002; krok(n+1)=1.423907e-001; ng(n+1)=5.073625e+001;
n=273; farx(n+1)=5.972380e-003; foe(n+1)=1.115323e-002; krok(n+1)=6.423218e-002; ng(n+1)=2.453089e+001;
n=274; farx(n+1)=5.654180e-003; foe(n+1)=1.094197e-002; krok(n+1)=1.492217e-001; ng(n+1)=2.987479e+001;
n=275; farx(n+1)=5.522574e-003; foe(n+1)=1.086324e-002; krok(n+1)=1.027628e-001; ng(n+1)=2.425374e+001;
%odnowa zmiennej metryki
n=276; farx(n+1)=5.522870e-003; foe(n+1)=1.083848e-002; krok(n+1)=2.374525e-007; ng(n+1)=5.196571e+001;
n=277; farx(n+1)=5.523118e-003; foe(n+1)=1.083372e-002; krok(n+1)=9.338693e-007; ng(n+1)=1.129609e+001;
n=278; farx(n+1)=5.523924e-003; foe(n+1)=1.082017e-002; krok(n+1)=1.527639e-005; ng(n+1)=5.608492e+000;
n=279; farx(n+1)=5.520781e-003; foe(n+1)=1.079202e-002; krok(n+1)=4.723603e-005; ng(n+1)=3.741016e+000;
n=280; farx(n+1)=5.521056e-003; foe(n+1)=1.077211e-002; krok(n+1)=8.923578e-005; ng(n+1)=2.397587e+000;
n=281; farx(n+1)=5.513130e-003; foe(n+1)=1.076820e-002; krok(n+1)=1.402081e-003; ng(n+1)=3.383957e-001;
n=282; farx(n+1)=5.503370e-003; foe(n+1)=1.076508e-002; krok(n+1)=2.840497e-003; ng(n+1)=2.064652e-001;
n=283; farx(n+1)=5.497739e-003; foe(n+1)=1.076100e-002; krok(n+1)=3.544455e-003; ng(n+1)=2.019286e-001;
n=284; farx(n+1)=5.486776e-003; foe(n+1)=1.073389e-002; krok(n+1)=3.134999e-002; ng(n+1)=2.504275e-001;
n=285; farx(n+1)=5.539709e-003; foe(n+1)=1.070855e-002; krok(n+1)=1.791379e-002; ng(n+1)=1.657770e+000;
n=286; farx(n+1)=5.510329e-003; foe(n+1)=1.060042e-002; krok(n+1)=4.681906e-002; ng(n+1)=6.368039e+000;
n=287; farx(n+1)=5.462889e-003; foe(n+1)=1.047821e-002; krok(n+1)=1.047220e-001; ng(n+1)=5.454717e+001;
n=288; farx(n+1)=5.464766e-003; foe(n+1)=1.030371e-002; krok(n+1)=9.685822e-002; ng(n+1)=4.266699e+001;
n=289; farx(n+1)=5.453894e-003; foe(n+1)=1.028597e-002; krok(n+1)=1.473291e-002; ng(n+1)=3.546020e+001;
n=290; farx(n+1)=5.468694e-003; foe(n+1)=1.019933e-002; krok(n+1)=1.620110e-001; ng(n+1)=1.435099e+001;
n=291; farx(n+1)=5.551788e-003; foe(n+1)=1.013893e-002; krok(n+1)=4.568872e-002; ng(n+1)=6.151079e+001;
n=292; farx(n+1)=5.465743e-003; foe(n+1)=1.008299e-002; krok(n+1)=1.350958e-001; ng(n+1)=3.493499e+001;
n=293; farx(n+1)=5.319375e-003; foe(n+1)=1.003697e-002; krok(n+1)=1.752988e-001; ng(n+1)=2.684609e+001;
n=294; farx(n+1)=5.108948e-003; foe(n+1)=9.958710e-003; krok(n+1)=1.552637e-001; ng(n+1)=2.462284e+001;
n=295; farx(n+1)=5.010510e-003; foe(n+1)=9.915997e-003; krok(n+1)=1.006999e-001; ng(n+1)=1.759454e+001;
n=296; farx(n+1)=5.013696e-003; foe(n+1)=9.841169e-003; krok(n+1)=1.638325e-001; ng(n+1)=4.668180e+001;
n=297; farx(n+1)=5.069568e-003; foe(n+1)=9.742695e-003; krok(n+1)=1.951976e-001; ng(n+1)=3.278101e+001;
n=298; farx(n+1)=5.047804e-003; foe(n+1)=9.685397e-003; krok(n+1)=1.057221e-001; ng(n+1)=5.468023e+001;
n=299; farx(n+1)=4.941113e-003; foe(n+1)=9.596550e-003; krok(n+1)=9.047997e-002; ng(n+1)=2.623778e+001;
n=300; farx(n+1)=4.849944e-003; foe(n+1)=9.523606e-003; krok(n+1)=9.909413e-002; ng(n+1)=2.377724e+001;

figure; semilogy(farx,'b'); hold on; semilogy(foe,'r'); xlabel('Iteracje'); ylabel('Earx, Eoe'); legend('Earx','Eoe'); title('Uczenie predyktora OE');
figure; subplot(2,1,1); semilogy(krok); xlabel('Iteracje'); ylabel('Krok');
subplot(2,1,2); semilogy(ng); xlabel('Iteracje'); ylabel('Norma gradientu');
Earx=farx(n+1)
Eoe=foe(n+1)
